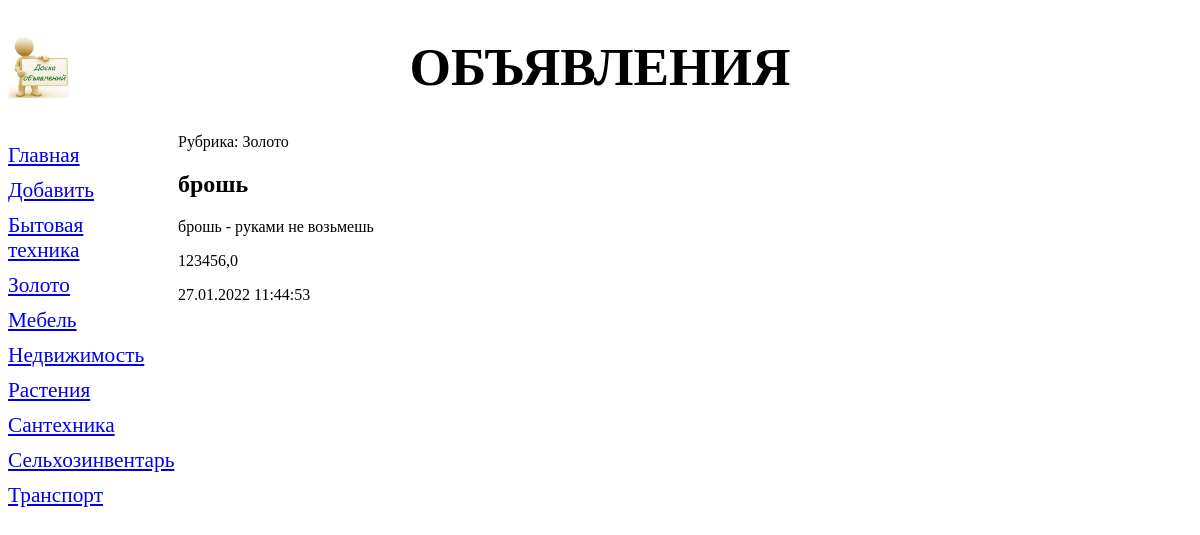
/bboard/detail/30/, run on the app's committed database.
### bboard/models.py (models this page shows, shortened)
class Rubric(models.Model):
    name = models.CharField(max_length=20, db_index=True, verbose_name='Название')
    class Meta:
        verbose_name_plural = 'Рубрики'
        verbose_name = 'Рубрика'
        ordering = ['name']
        constraints = (
            models.CheckConstraint(check=models.Q(price_gte=0) & models.Q(price_lte=1000000),
                                   name='bboard_rubric_price_constraint'),
        )

class Bd(models.Model):
    KINDS = (
        (None, 'Выберите тип публикуемого объявления'),
        ('b', 'Куплю'),
        ('s', 'Продам'),
        ('c', 'Обменяю'),
    )
    title = models.CharField(max_length=50, verbose_name='Товар',
                             validators=[validators.RegexValidator(
                                 regex='^.{4,}$',
                                 message='Название должно быть длинее 4 символов',
                             )])
    content = models.TextField(null=True, blank=True, verbose_name='Описание')
    price = models.FloatField(null=True, blank=True, verbose_name='Цена',
                              validators=[validate_even, MinMaxValueValidator(10, 10000000)])
    published = models.DateTimeField(auto_now_add=True, db_index=True, verbose_name='Опубликовано')
    rubric = models.ForeignKey('Rubric', null=True, on_delete=models.PROTECT, verbose_name='Рубрика',)
    kind = models.CharField(max_length=1, choices=KINDS, blank=True)
    def title_and_price(self):
        if self.price:
            return '%s (%.2f)' % (self.title, self.price)
        else:
            return self.title
    title_and_price.short_description = 'Название и цена'
    class Meta:
        verbose_name = 'Объявление'
        verbose_name_plural = 'Объявления'
        ordering = ['-published']
        unique_together = ('title', 'published')

### bboard/views.py (the view)
# urls.py: path('detail/<int:pk>/', BdDetailView.as_view(), name='detail'),
class BdDetailView(DetailView):
    model = Bd
    def get_context_data(self, **kwargs):
        context = super().get_context_data(**kwargs)
        context['rubrics'] = Rubric.objects.all()
        return context

### bboard/templates/bboard/bd_detail.html (shortened to what this page needs)
{% extends "layout/basic.html" %}
{% block content %}
    <p> Рубрика: {{bd.rubric.name}}</p>
    <h2>{{ bd.title }} </h2>
    <p>{{bd.content}}</p>
    <p>{{bd.price}}</p>
    <p>{{ bd.published|date:"d.m.Y H:i:s" }}</p>
{% endblock %}

### bboard/templates/layout/basic.html (shortened to what this page needs)
{% load static %}
<!DOCTYPE html>
<html>
    <head>
        <link rel="stylesheet" type="text/css" href="{% static 'bboard/style.css'%}">
    </head>
    <body>
        <header>
            <h1>Объявления</h1>
        </header>
        <nav>
            <a href="{% url 'bboard:index' %}">Главная</a>
            <a href="{% url 'bboard:add' %}">Добавить</a>
            {% for rubric in rubrics %}
            <a href="{% url 'bboard:by_rubric' rubric.pk %}">{{rubric.name}}</a>
            {% endfor %}
        </nav>
        <section>
            {% block content %}
            {% endblock %}
        </section>
    </body>
</html>

### bboard/static/bboard/style.css (style rules this page uses)
header h1 { font-size: 40pt; text-transform: uppercase; text-align: center; background: url("images.jpeg") left / auto 100% no-repeat; }
nav { font-size: 16pt; width: 150px; float: left; }
nav a { display: block; margin: 10px 0px; }
section { margin-left: 170px; }

### data on the page
Rubric: name "Бытовая техника"
Rubric: name "Золото"
Rubric: name "Мебель"
Rubric: name "Недвижимость"
Rubric: name "Растения"
Rubric: name "Сантехника"
Rubric: name "Сельхозинвентарь"
Rubric: name "Транспорт"
Bd: rubric.name "Золото", title "брошь", content "брошь - руками не возьмешь", price "123456,0", published "27.01.2022 11:44:53"
